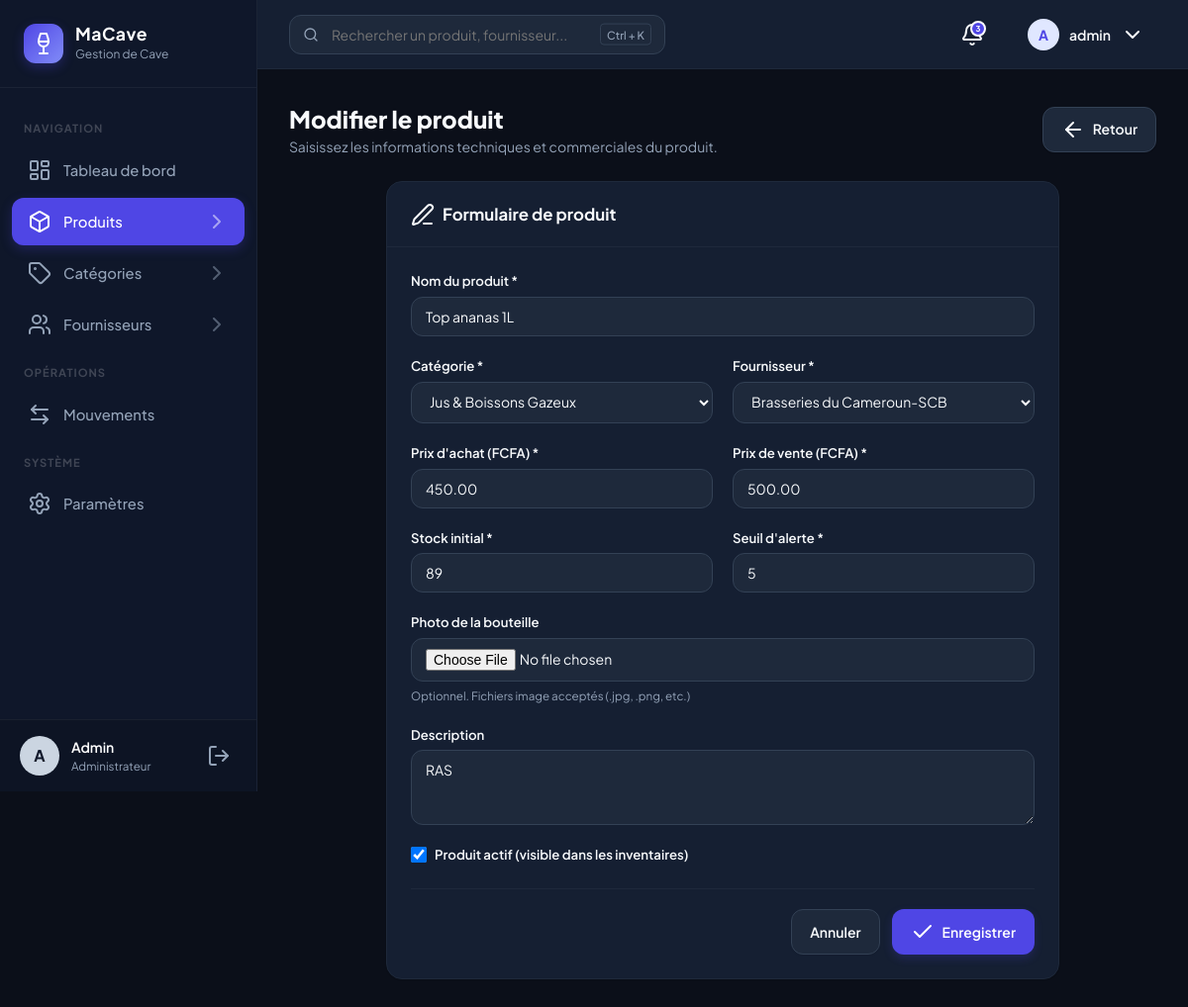
Screenshot of /produits/1/modifier/ (signed in) with the database file from the repository.
### products/models.py (models this page shows, shortened)
class Produit(models.Model):
    cave = models.ForeignKey(Cave, on_delete=models.PROTECT, related_name="produits")
    categorie = models.ForeignKey(Categorie, on_delete=models.SET_NULL, null=True, blank=True, related_name="produits")
    fournisseur = models.ForeignKey(Fournisseur, on_delete=models.SET_NULL, null=True, blank=True, related_name="produits")
    reference = models.CharField(max_length=30, unique=True, blank=True)
    nom = models.CharField(max_length=150)
    prix_achat = models.DecimalField(max_digits=12, decimal_places=2)
    prix_vente = models.DecimalField(max_digits=12, decimal_places=2)
    stock_actuel = models.PositiveIntegerField(default=0)
    seuil_alerte = models.PositiveIntegerField(default=5)
    description = models.TextField(blank=True)
    image = models.ImageField(upload_to="produits/", blank=True, null=True)
    actif = models.BooleanField(default=True)
    est_supprime = models.BooleanField(default=False)
    date_suppression = models.DateTimeField(null=True, blank=True)
    date_creation = models.DateTimeField(auto_now_add=True)
    date_modification = models.DateTimeField(auto_now=True)
    class Meta:
        verbose_name = "Produit"
        verbose_name_plural = "Produits"
        ordering = ["nom"]

### products/views.py (the view)
# urls.py: path('produits/<int:pk>/modifier/', views.produit_update, name='produit_update'),
@login_required
def produit_update(request, pk):
    produit = get_object_or_404(Produit, pk=pk)
    if request.method == 'POST':
        form = ProduitForm(request.POST, request.FILES, instance=produit)
        if form.is_valid():
            form.save()
            messages.success(request, f'Produit "{produit.nom}" modifié avec succès.')
            return redirect('produit_detail', pk=produit.pk)
    else:
        form = ProduitForm(instance=produit)
    return render(request, 'products/produits/form.html', {'form': form, 'titre': 'Modifier le produit', 'produit': produit})

### products/forms.py
class ProduitForm(forms.ModelForm):
    class Meta:
        model = Produit
        fields = ['nom', 'categorie', 'fournisseur', 'prix_achat', 'prix_vente', 'stock_actuel', 'seuil_alerte', 'description', 'image', 'actif']
        widgets = {
            'nom': forms.TextInput(attrs={'class': 'form-control', 'placeholder': 'Nom du produit'}),
            'categorie': forms.Select(attrs={'class': 'form-control'}),
            'fournisseur': forms.Select(attrs={'class': 'form-control'}),
            'prix_achat': forms.NumberInput(attrs={'class': 'form-control', 'step': '0.01'}),
            'prix_vente': forms.NumberInput(attrs={'class': 'form-control', 'step': '0.01'}),
            'stock_actuel': forms.NumberInput(attrs={'class': 'form-control'}),
            'seuil_alerte': forms.NumberInput(attrs={'class': 'form-control'}),
            'description': forms.Textarea(attrs={'class': 'form-control', 'rows': 3}),
            'image': forms.FileInput(attrs={'class': 'form-control', 'accept': 'image/*'}),
            'actif': forms.CheckboxInput(attrs={'class': 'form-check-input'}),
        }

### products/models.py (called while the page is built)
    def __str__(self) -> str:
        return str(self.nom)

    def __str__(self) -> str:
        return str(self.nom)

### products/templates/products/produits/form.html (shortened to what this page needs)
{% extends 'products/base.html' %}
{% load static %}
{% block content %}
<div class="page-header">
    <div class="page-header-title">
        <h1>{{ titre }}</h1>
        <p>Saisissez les informations techniques et commerciales du produit.</p>
    </div>
    <div>
        <a href="{% url 'produit_list' %}" class="btn btn-secondary">
            <i data-lucide="arrow-left"></i>
            <span>Retour</span>
        </a>
    </div>
</div>
<div class="card form-container">
    <div class="card-header">
        <span class="card-title">
            <i data-lucide="edit-3"></i>
            <span>Formulaire de produit</span>
        </span>
    </div>
    <div class="card-body">
        <form method="post" enctype="multipart/form-data" novalidate>
            <div class="form-grid">
                <div class="form-group col-span-2">
                    <label class="form-label" for="{{ form.nom.id_for_label }}">Nom du produit *</label>
                    {{ form.nom }}
                </div>
                <div class="form-group">
                    <label class="form-label" for="{{ form.categorie.id_for_label }}">Catégorie *</label>
                    {{ form.categorie }}
                </div>
                <div class="form-group">
                    <label class="form-label" for="{{ form.fournisseur.id_for_label }}">Fournisseur *</label>
                    {{ form.fournisseur }}
                </div>
                <div class="form-group">
                    <label class="form-label" for="{{ form.prix_achat.id_for_label }}">Prix d'achat (FCFA) *</label>
                    {{ form.prix_achat }}
                </div>
                <div class="form-group">
                    <label class="form-label" for="{{ form.prix_vente.id_for_label }}">Prix de vente (FCFA) *</label>
                    {{ form.prix_vente }}
                </div>
                <div class="form-group">
                    <label class="form-label" for="{{ form.stock_actuel.id_for_label }}">Stock initial *</label>
                    {{ form.stock_actuel }}
                </div>
                <div class="form-group">
                    <label class="form-label" for="{{ form.seuil_alerte.id_for_label }}">Seuil d'alerte *</label>
                    {{ form.seuil_alerte }}
                </div>
                <div class="form-group col-span-2">
                    <label class="form-label" for="{{ form.image.id_for_label }}">Photo de la bouteille</label>
                    {{ form.image }}
                    <span class="form-help">Optionnel. Fichiers image acceptés (.jpg, .png, etc.)</span>
                </div>
                <div class="form-group col-span-2">
                    <label class="form-label" for="{{ form.description.id_for_label }}">Description</label>
                    {{ form.description }}
                </div>
                <div class="form-group col-span-2">
                    <div class="form-check">
                        {{ form.actif }}
                        <label class="form-label" for="{{ form.actif.id_for_label }}" style="margin: 0; cursor: pointer;">Produit actif (visible dans les inventaires)</label>
                    </div>
                </div>
            </div>
            <div class="form-actions">
                <a href="{% url 'produit_list' %}" class="btn btn-secondary">Annuler</a>
                <button type="submit" class="btn btn-primary">
                    <i data-lucide="check"></i>
                    <span>Enregistrer</span>
                </button>
            </div>
        </form>
    </div>
</div>
{% endblock %}

### products/templates/products/base.html (shortened to what this page needs)
{% load static %}
<!DOCTYPE html>
<html lang="fr">
<head>
    <link rel="stylesheet" href="{% static 'products/css/style.css' %}">
</head>
<body class="{% if request.user.is_authenticated and request.user.profile.theme == 'dark' %}dark-mode{% endif %}">
    <div class="app-container">
        <aside class="sidebar">
            <div class="sidebar-brand">
                <div class="logo-icon">
                    <i data-lucide="wine"></i>
                </div>
                <div class="brand-info">
                    <span class="brand-name">MaCave</span>
                    <span class="brand-sub">Gestion de Cave</span>
                </div>
            </div>
            <div class="sidebar-menu-container">
                <nav class="sidebar-menu">
                    <span class="menu-section-title">Navigation</span>
                    <a href="{% url 'dashboard' %}" class="menu-item {% if request.resolver_match.url_name == 'dashboard' %}active{% endif %}">
                        <span class="menu-item-left">
                            <i data-lucide="layout-dashboard"></i>
                            <span>Tableau de bord</span>
                        </span>
                    </a>
                    <a href="{% url 'produit_list' %}" class="menu-item {% if 'produit' in request.resolver_match.url_name %}active{% endif %}">
                        <span class="menu-item-left">
                            <i data-lucide="box"></i>
                            <span>Produits</span>
                        </span>
                        <i data-lucide="chevron-right" class="arrow-icon"></i>
                    </a>
                    <a href="{% url 'categorie_list' %}" class="menu-item {% if 'categorie' in request.resolver_match.url_name %}active{% endif %}">
                        <span class="menu-item-left">
                            <i data-lucide="tag"></i>
                            <span>Catégories</span>
                        </span>
                        <i data-lucide="chevron-right" class="arrow-icon"></i>
                    </a>
                    <a href="{% url 'fournisseur_list' %}" class="menu-item {% if 'fournisseur' in request.resolver_match.url_name %}active{% endif %}">
                        <span class="menu-item-left">
                            <i data-lucide="users"></i>
                            <span>Fournisseurs</span>
                        </span>
                        <i data-lucide="chevron-right" class="arrow-icon"></i>
                    </a>
                    <span class="menu-section-title">Opérations</span>
                    <a href="{% url 'mouvement_list' %}" class="menu-item {% if request.resolver_match.url_name == 'mouvement_list' %}active{% endif %}">
                        <span class="menu-item-left">
                            <i data-lucide="arrow-left-right"></i>
                            <span>Mouvements</span>
                        </span>
                    </a>
                    <span class="menu-section-title">Système</span>
                    <a href="{% url 'settings' %}" class="menu-item {% if request.resolver_match.url_name == 'settings' %}active{% endif %}">
                        <span class="menu-item-left">
                            <i data-lucide="settings"></i>
                            <span>Paramètres</span>
                        </span>
                    </a>
                </nav>
            </div>
            <div class="sidebar-profile">
                <a href="{% url 'settings' %}?tab=profile" class="profile-details" style="cursor: pointer; text-decoration: none;">
                    <div class="profile-avatar">
                        {{ request.user.username|slice:":1"|upper }}
                    </div>
                    <div class="profile-text">
                        <span class="profile-name">{{ request.user.username|capfirst }}</span>
                        <span class="profile-role">
                            {% if request.user.is_superuser %}
                                Administrateur
                            {% else %}
                                Utilisateur
                            {% endif %}
                        </span>
                    </div>
                </a>
                <form action="{% url 'logout' %}" method="post" style="margin: 0; display: inline;">
                    <button type="submit" class="logout-btn" title="Se déconnecter">
                        <i data-lucide="log-out"></i>
                    </button>
                </form>
            </div>
        </aside>
        <main class="main-content">
            <header class="topbar">
                <div class="topbar-left">
                    <form action="{% url 'produit_list' %}" method="get" class="search-box">
                        <input type="text" name="q" value="{{ q|default:'' }}" placeholder="Rechercher un produit, fournisseur...">
                        <span class="search-kbd">Ctrl + K</span>
                    </form>
                </div>
                <div class="topbar-right">
                    <div class="icon-actions">
                        <button class="action-icon-btn" title="Notifications">
                            <span class="badge-dot">3</span>
                        </button>
                    </div>
                    <div class="user-dropdown">
                        <button class="user-profile-btn">
                            <div class="avatar">
                                {{ request.user.username|slice:":1"|upper }}
                            </div>
                            <span class="username">{{ request.user.username }}</span>
                            <i data-lucide="chevron-down"></i>
                        </button>
                    </div>
                </div>
            </header>
            <div class="content-body">
                {% block content %}{% endblock %}
            </div>
        </main>
    </div>
</body>
</html>

### rows the page displays
Produit: nom "Top ananas 1L", categorie "Jus & Boissons Gazeux", fournisseur "Brasseries du Cameroun-SCB", prix_achat "450.00", prix_vente "500.00", stock_actuel "89", seuil_alerte "5", description "RAS", actif "☑"

### other values shown
{{ request.user.username|slice:":1"|upper }} "A"
{{ request.user.username|capfirst }} "Admin"
{{ request.user.username }} "admin"
{{ titre }} "Modifier le produit"
